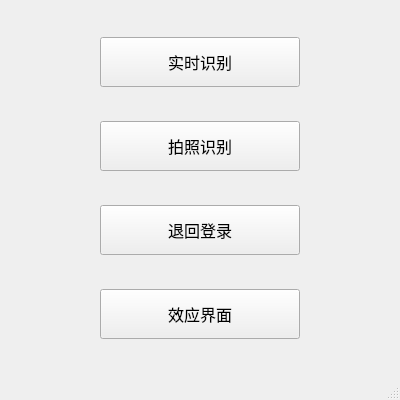
<?xml version="1.0" encoding="UTF-8"?>
<ui version="4.0">
 <class>Alternative</class>
 <widget class="QMainWindow" name="Alternative">
  <property name="geometry">
   <rect>
    <x>0</x>
    <y>0</y>
    <width>400</width>
    <height>400</height>
   </rect>
  </property>
  <property name="minimumSize">
   <size>
    <width>400</width>
    <height>400</height>
   </size>
  </property>
  <property name="maximumSize">
   <size>
    <width>400</width>
    <height>400</height>
   </size>
  </property>
  <property name="windowTitle">
   <string>Alternative</string>
  </property>
  <widget class="QWidget" name="centralwidget">
   <layout class="QGridLayout" name="gridLayout">
    <item row="1" column="0">
     <widget class="QPushButton" name="pushButton_2">
      <property name="minimumSize">
       <size>
        <width>200</width>
        <height>50</height>
       </size>
      </property>
      <property name="maximumSize">
       <size>
        <width>200</width>
        <height>50</height>
       </size>
      </property>
      <property name="font">
       <font>
        <family>Adobe Arabic</family>
        <pointsize>12</pointsize>
       </font>
      </property>
      <property name="text">
       <string>拍照识别</string>
      </property>
     </widget>
    </item>
    <item row="0" column="0">
     <widget class="QPushButton" name="pushButton">
      <property name="minimumSize">
       <size>
        <width>200</width>
        <height>50</height>
       </size>
      </property>
      <property name="maximumSize">
       <size>
        <width>200</width>
        <height>50</height>
       </size>
      </property>
      <property name="font">
       <font>
        <family>Adobe Arabic</family>
        <pointsize>12</pointsize>
       </font>
      </property>
      <property name="text">
       <string>实时识别</string>
      </property>
     </widget>
    </item>
    <item row="2" column="0">
     <widget class="QPushButton" name="pushButton_3">
      <property name="minimumSize">
       <size>
        <width>200</width>
        <height>50</height>
       </size>
      </property>
      <property name="maximumSize">
       <size>
        <width>200</width>
        <height>50</height>
       </size>
      </property>
      <property name="font">
       <font>
        <family>Adobe Arabic</family>
        <pointsize>12</pointsize>
       </font>
      </property>
      <property name="text">
       <string>退回登录</string>
      </property>
     </widget>
    </item>
    <item row="3" column="0">
     <widget class="QPushButton" name="pushButton_4">
      <property name="minimumSize">
       <size>
        <width>200</width>
        <height>50</height>
       </size>
      </property>
      <property name="maximumSize">
       <size>
        <width>200</width>
        <height>50</height>
       </size>
      </property>
      <property name="font">
       <font>
        <family>Adobe Arabic</family>
        <pointsize>12</pointsize>
       </font>
      </property>
      <property name="text">
       <string>效应界面</string>
      </property>
     </widget>
    </item>
   </layout>
  </widget>
  <widget class="QMenuBar" name="menubar">
   <property name="geometry">
    <rect>
     <x>0</x>
     <y>0</y>
     <width>400</width>
     <height>26</height>
    </rect>
   </property>
  </widget>
  <widget class="QStatusBar" name="statusbar"/>
 </widget>
 <resources/>
 <connections/>
</ui>
